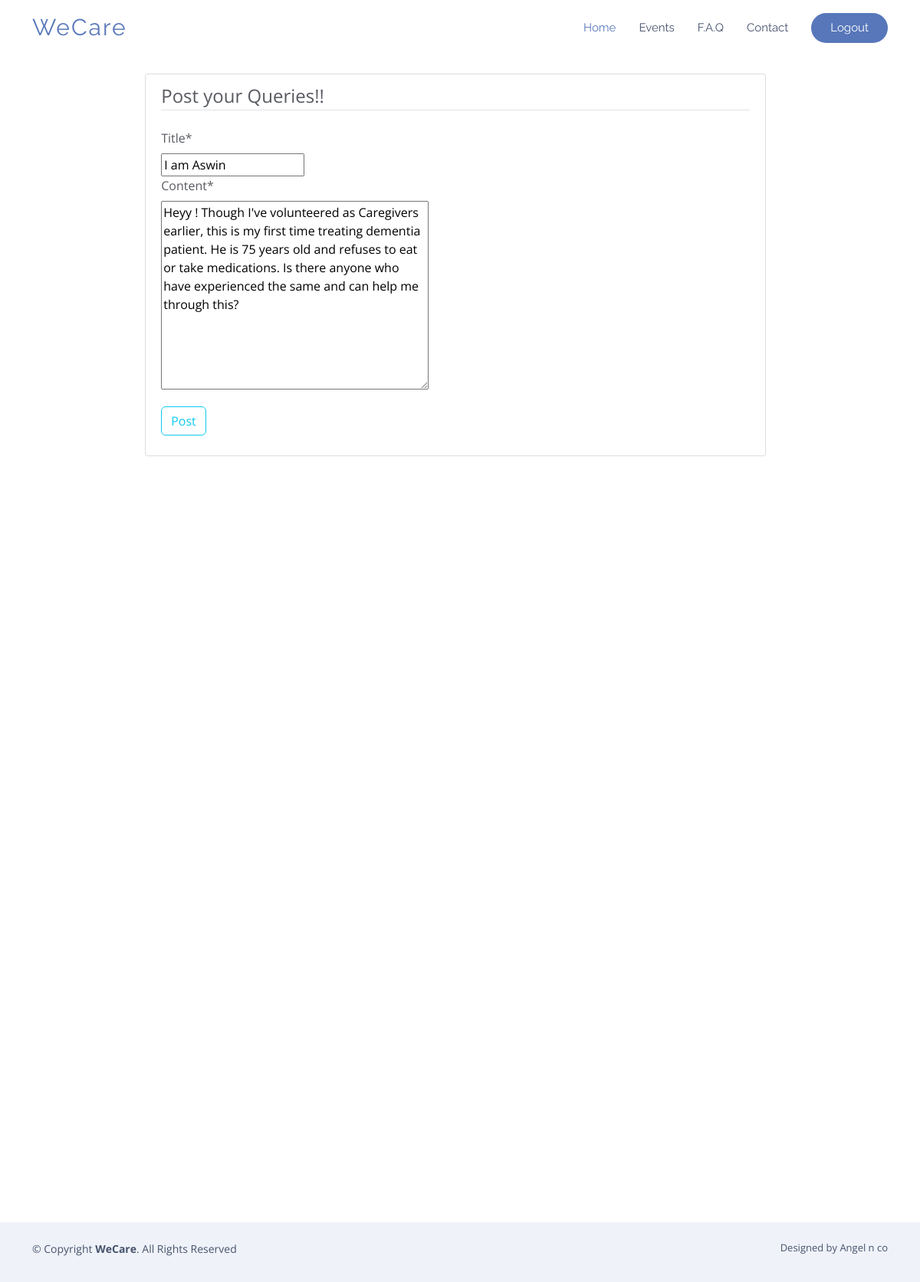
The app's page /post/14/update/ (signed in) with its own data.
### blog/models.py (models this page shows, shortened)
class Post(models.Model):
    title = models.CharField(max_length=100)
    content = models.TextField()
    date_posted = models.DateTimeField(default=timezone.now)
    author = models.ForeignKey(User, on_delete=models.CASCADE)

### blog/views.py (the view, shortened to what this page needs)
# urls.py: path('post/<int:pk>/update/', PostUpdateView.as_view(), name='post-update'),
class PostUpdateView(LoginRequiredMixin, UserPassesTestMixin, UpdateView):
    model = Post
    fields = ['title', 'content']
    def test_func(self):
        post = self.get_object()
        if self.request.user == post.author:
            return True
        return False

### blog/templates/blog/post_form.html (shortened to what this page needs)
{% extends "blog/base.html" %}
{% load crispy_forms_tags %}
{% block content %}
<div style="padding-left: 20%; width: 130%; margin-bottom: 13.5%;">
    <div class="content-section">
        <form method="POST">
            <fieldset class="form-group">
                <legend class="border-bottom mb-4">Post your Queries!!</legend>
                {{ form|crispy }}
            </fieldset>
            <div class="form-group">
                <button class="btn btn-outline-info" type="submit">Post</button>
            </div>
        </form>
    </div>
    </div>
{% endblock content %}

### blog/static/blog/main.css (style rules this page uses)
body { background:url("../blog/we.png"); color: #333333; margin-top: 5rem; }
.content-section { background: #ffffff; padding: 10px 20px; border: 1px solid #dddddd; border-radius: 3px; margin-bottom: 20px; }
body { background-color: #F4FF81; padding: 0; margin: 0; font-size: 16px; border-radius: 10px; font-family: sans-serif; }

### blog/static/blog/lassets/css/style.css (style rules this page uses)
body { font-family: "Open Sans", sans-serif; color: #585a61; }

### records on screen
Post: title "I am Aswin", content "Heyy ! Though I've volunteered as Caregivers earlier, this is my first time treating dementia patient. He is 75 years old and refuses to eat or take medications. Is there anyone who have experienced the same and can help me through this?"
